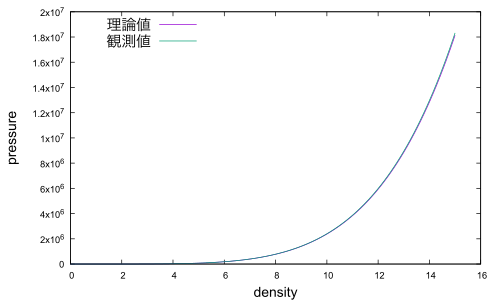

This figure's gnuplot source:
set term pdf
set out "compare:den-pre.pdf"
set xlabel "density"
set ylabel "pressure"
set xlabel font "Arial,15"
set ylabel font "Arial,15"
#ticsはメモリ文字
set tics font "Arial,10"
#keyは凡例
set key font"Arial,16"
set key left top
plot "compare:den-pre.dat" u 1:2 with lines title "理論値", "compare:den-pre.dat" u 1:3 with lines title "測定値"
